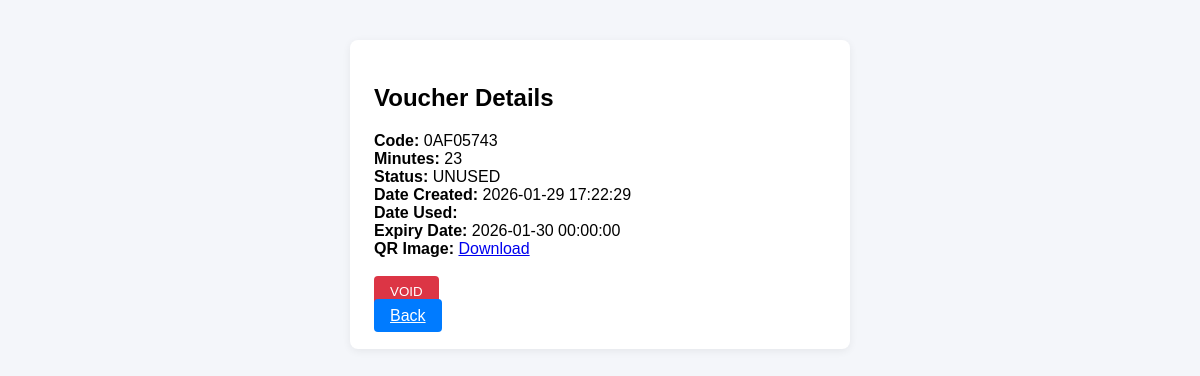
Screenshot of /pages/voucher_details.php?code=0AF05743 (signed in) with the database file from the repository.
### tables this page shows
CREATE TABLE `vouchers` (
  `id` int(11) NOT NULL,
  `code` varchar(64) NOT NULL,
  `minutes` int(11) NOT NULL,
  `status` enum('UNUSED','USED','VOID','EXPIRED') DEFAULT 'UNUSED',
  `date_created` datetime DEFAULT current_timestamp(),
  `date_used` datetime DEFAULT NULL,
  `expiry_date` datetime DEFAULT NULL,
  `qr_image` varchar(128) DEFAULT NULL
);

### pages/voucher_details.php (the view, shortened to what this page needs)
<?php
require '../includes/db.php';
$code = $_GET['code'] ?? '';
$stmt = $conn->prepare("SELECT * FROM vouchers WHERE code = ?");
$stmt->bind_param('s', $code);
$stmt->execute();
$result = $stmt->get_result();
if (!$row = $result->fetch_assoc()) die('Voucher not found.');
?>
<!DOCTYPE html>
<html>
<head>
    <link rel="stylesheet" href="../assets/style.css">
</head>
<body>
    <div style="max-width:500px;margin:40px auto;">
        <div class="card">
            <h2>Voucher Details</h2>
            <b>Code:</b> <?= htmlspecialchars($row['code']) ?><br>
            <b>Minutes:</b> <?= $row['minutes'] ?><br>
            <b>Status:</b> <?= $row['status'] ?><br>
            <b>Date Created:</b> <?= $row['date_created'] ?><br>
            <b>Date Used:</b> <?= $row['date_used'] ?><br>
            <b>Expiry Date:</b> <?= $row['expiry_date'] ?><br>
            <b>QR Image:</b> <a href="../qrcodes/<?= $row['qr_image'] ?>" download>Download</a><br><br>
            <?php if ($row['status'] === 'UNUSED'): ?>
                <form method="post" action="void_voucher.php">
                    <button class="btn void" type="submit">VOID</button>
                </form>
            <?php endif; ?>
            <a class="btn" href="vouchers.php">Back</a>
        </div>
    </div>
</body>
</html>

### assets/style.css (style rules this page uses)
body { font-family: Arial, sans-serif; background: #f4f6fa; margin: 0; }
.card { background: #fff; border-radius: 8px; box-shadow: 0 2px 8px #0001; padding: 24px; margin: 16px 0; }
.btn { background: #007bff; color: #fff; border: none; border-radius: 4px; padding: 8px 16px; cursor: pointer; }
.btn.void { background: #dc3545; }

### rows the page displays
vouchers: code "0AF05743", minutes "23", status "UNUSED", date_created "2026-01-29 17:22:29", expiry_date "2026-01-30 00:00:00"
